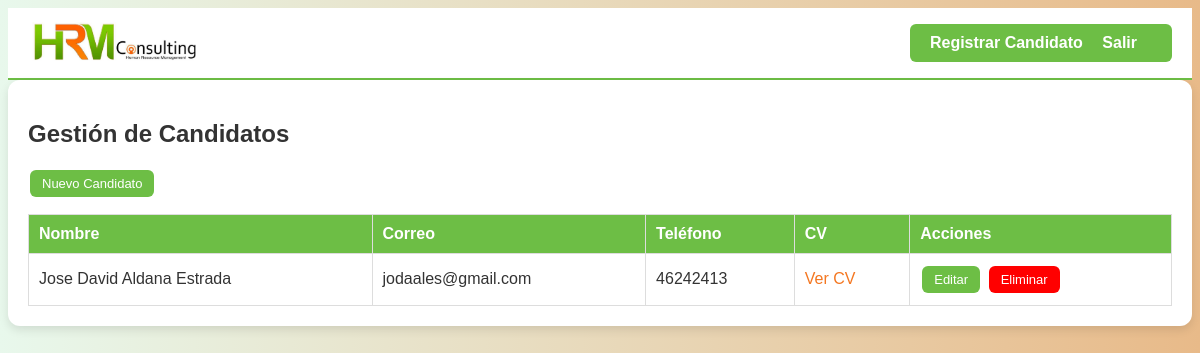
Page /candidatos/ (signed in) on the committed database.
### hrm_app/models.py (models this page shows, shortened)
class Candidato(models.Model):
    nombres = models.CharField(max_length=100)
    apellidos = models.CharField(max_length=100)
    correo = models.EmailField()
    telefono = models.CharField(max_length=20)
    experiencia = models.TextField(blank=True)
    habilidades = models.TextField(blank=True)
    disponibilidad = models.BooleanField(default=True)
    cv = models.FileField(upload_to="cv/")

### hrm_app/views.py (the view)
# urls.py: path('candidatos/', views.candidatos_list, name='candidatos'),
@login_required
@role_required(['candidato','reclutador','administrador'])
def candidatos_list(request):
    candidatos = Candidato.objects.all()
    return render(request, 'hrm_app/candidatos.html', {'candidatos': candidatos})

### hrm_app/views.py (called while the page is built)
def role_required(roles):
    def decorator(view_func):
        @wraps(view_func)
        def _wrapped_view(request, *args, **kwargs):
            if not request.user.is_authenticated:
                return redirect('login')
            if request.user.rol not in roles:
                return redirect('dashboard')
            return view_func(request, *args, **kwargs)
        return _wrapped_view
    return decorator

### hrm_app/templates/hrm_app/candidatos.html (shortened to what this page needs)
{% extends "hrm_app/base.html" %}
{% block content %}
<div class="card">
  <h2>Gestión de Candidatos</h2>
  <a href="{% url 'candidato_create' %}" class="btn">Nuevo Candidato</a>
  <table class="table table-striped table-bordered">
    <thead class="table-header">
      <tr>
        <th>Nombre</th>
        <th>Correo</th>
        <th>Teléfono</th>
        <th>CV</th>
        <th>Acciones</th>
      </tr>
    </thead>
    <tbody>
      {% for c in candidatos %}
      <tr>
        <td>{{ c.nombres }} {{ c.apellidos }}</td>
        <td>{{ c.correo }}</td>
        <td>{{ c.telefono }}</td>
        <td><a href="{{ c.cv.url }}" target="_blank">Ver CV</a></td>
        <td>
          <a href="{% url 'candidato_edit' c.id %}" class="btn">Editar</a>
          <a href="{% url 'candidato_delete' c.id %}" class="btn" style="background-color:red;">Eliminar</a>
        </td>
      </tr>
      {% empty %}
      <tr>
        <td colspan="5">No hay candidatos registrados.</td>
      </tr>
      {% endfor %}
    </tbody>
  </table>
</div>
{% endblock %}

### hrm_app/static/hrm_app/css/style.css (style rules this page uses)
:root { --verde: #6DBE45; --naranja: #F47721; --negro: #333333; --blanco: #FFFFFF; }
body { font-family: Arial, sans-serif; background: linear-gradient(to right, #E8F8EC, #e8ba89); color: var(--negro); }
.card { background: var(--blanco); padding: 20px; border-radius: 12px; box-shadow: 0 4px 10px rgba(0,0,0,0.1); }
.btn { background-color: var(--verde); color: var(--blanco); padding: 10px 15px; border-radius: 6px; text-decoration: none; }
a { color: var(--naranja); text-decoration: none; }
.table { width: 100%; border-collapse: collapse; margin-top: 15px; }
.table th, .table td { padding: 10px; text-align: left; border: 1px solid #ddd; }
.table-header { background: #6DBE45; color: white; }
.btn { padding: 6px 12px; margin: 2px; border-radius: 6px; text-decoration: none; font-size: 13px; font-weight: 500; display: inline-block; }

### rows in the picture
Candidato: nombres "Jose David", apellidos "Aldana Estrada", correo "jodaales@gmail.com", telefono "46242413"
